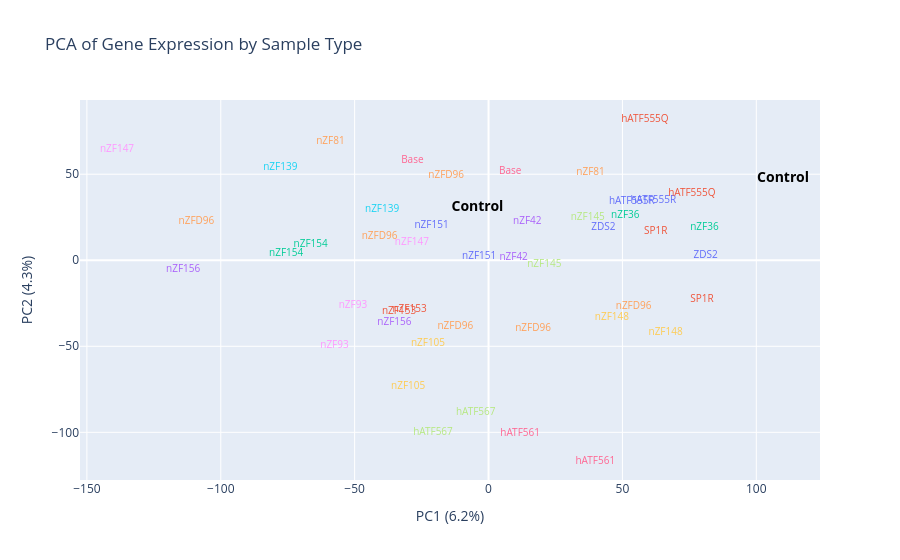

Source (notebook cell):
### Code cell
fig2 = px.scatter(
    pca_df,
    x='PC1', y='PC2',
    color='sample_type',
    text='sample_type',
    hover_name=pca_df.index,
    labels={
        'PC1': f'PC1 ({pca.explained_variance_ratio_[0]:.1%})',
        'PC2': f'PC2 ({pca.explained_variance_ratio_[1]:.1%})',
    },
    title='PCA of Gene Expression by Sample Type',
)

fig2.update_traces(mode='text')
fig2.update_layout(showlegend=False)

for trace in fig2.data:
    if trace.name == 'Control':
        trace.textfont.color = 'black'
        trace.textfont.size = 14
        trace.textfont.weight = 'bold'
    else:
        trace.textfont.color = trace.marker.color
        trace.textfont.size = 10

fig2.show()

### Figure 1 — Plotly figure (JSON) as saved in the notebook; plotly's stock layout.template omitted (floating-point values rounded to 4 significant figures)
{"data": [{"hovertemplate": "<b>%{hovertext}</b><br><br>sample_type=%{text}<br>PC1 (6.2%)=%{x}<br>PC2 (4.3%)=%{y}<extra></extra>", "hovertext": ["ZDS2_1_2_cpm", "ZDS2_1_2_cpm.1"], "legendgroup": "ZDS2", "marker": {"color": "#636efa", "symbol": "circle"}, "mode": "text", "name": "ZDS2", "orientation": "v", "showlegend": true, "text": ["ZDS2", "ZDS2"], "textfont": {"color": "#636efa", "size": 10}, "type": "scatter", "x": [81.09, 42.92], "xaxis": "x", "y": [2.983, 19.19], "yaxis": "y"}, {"hovertemplate": "<b>%{hovertext}</b><br><br>sample_type=%{text}<br>PC1 (6.2%)=%{x}<br>PC2 (4.3%)=%{y}<extra></extra>", "hovertext": ["SP1R_1_cpm", "SP1R_2_cpm"], "legendgroup": "SP1R", "marker": {"color": "#EF553B", "symbol": "circle"}, "mode": "text", "name": "SP1R", "orientation": "v", "showlegend": true, "text": ["SP1R", "SP1R"], "textfont": {"color": "#EF553B", "size": 10}, "type": "scatter", "x": [62.47, 79.72], "xaxis": "x", "y": [16.59, -22.65], "yaxis": "y"}, {"hovertemplate": "<b>%{hovertext}</b><br><br>sample_type=%{text}<br>PC1 (6.2%)=%{x}<br>PC2 (4.3%)=%{y}<extra></extra>", "hovertext": ["nZF36_1_cpm", "nZF36_2_cpm"], "legendgroup": "nZF36", "marker": {"color": "#00cc96", "symbol": "circle"}, "mode": "text", "name": "nZF36", "orientation": "v", "showlegend": true, "text": ["nZF36", "nZF36"], "textfont": {"color": "#00cc96", "size": 10}, "type": "scatter", "x": [51.09, 80.63], "xaxis": "x", "y": [25.96, 19.1], "yaxis": "y"}, {"hovertemplate": "<b>%{hovertext}</b><br><br>sample_type=%{text}<br>PC1 (6.2%)=%{x}<br>PC2 (4.3%)=%{y}<extra></extra>", "hovertext": ["nZF42_1_cpm", "nZF42_2_cpm"], "legendgroup": "nZF42", "marker": {"color": "#ab63fa", "symbol": "circle"}, "mode": "text", "name": "nZF42", "orientation": "v", "showlegend": true, "text": ["nZF42", "nZF42"], "textfont": {"color": "#ab63fa", "size": 10}, "type": "scatter", "x": [14.47, 9.367], "xaxis": "x", "y": [22.33, 1.619], "yaxis": "y"}, {"hovertemplate": "<b>%{hovertext}</b><br><br>sample_type=%{text}<br>PC1 (6.2%)=%{x}<br>PC2 (4.3%)=%{y}<extra></extra>", "hovertext": ["nZF81_1_cpm", "nZF81_2_cpm"], "legendgroup": "nZF81", "marker": {"color": "#FFA15A", "symbol": "circle"}, "mode": "text", "name": "nZF81", "orientation": "v", "showlegend": true, "text": ["nZF81", "nZF81"], "textfont": {"color": "#FFA15A", "size": 10}, "type": "scatter", "x": [-59.05, 38.1], "xaxis": "x", "y": [69.11, 51.06], "yaxis": "y"}, {"hovertemplate": "<b>%{hovertext}</b><br><br>sample_type=%{text}<br>PC1 (6.2%)=%{x}<br>PC2 (4.3%)=%{y}<extra></extra>", "hovertext": ["nZF139_1_cpm", "nZF139_2_cpm"], "legendgroup": "nZF139", "marker": {"color": "#19d3f3", "symbol": "circle"}, "mode": "text", "name": "nZF139", "orientation": "v", "showlegend": true, "text": ["nZF139", "nZF139"], "textfont": {"color": "#19d3f3", "size": 10}, "type": "scatter", "x": [-39.75, -77.78], "xaxis": "x", "y": [29.79, 53.96], "yaxis": "y"}, {"hovertemplate": "<b>%{hovertext}</b><br><br>sample_type=%{text}<br>PC1 (6.2%)=%{x}<br>PC2 (4.3%)=%{y}<extra></extra>", "hovertext": ["Base_1_cpm", "Base_2_cpm"], "legendgroup": "Base", "marker": {"color": "#FF6692", "symbol": "circle"}, "mode": "text", "name": "Base", "orientation": "v", "showlegend": true, "text": ["Base", "Base"], "textfont": {"color": "#FF6692", "size": 10}, "type": "scatter", "x": [-28.46, 8.061], "xaxis": "x", "y": [58.0, 51.33], "yaxis": "y"}, {"hovertemplate": "<b>%{hovertext}</b><br><br>sample_type=%{text}<br>PC1 (6.2%)=%{x}<br>PC2 (4.3%)=%{y}<extra></extra>", "hovertext": ["nZF145_1_cpm", "nZF145_2_cpm"], "legendgroup": "nZF145", "marker": {"color": "#B6E880", "symbol": "circle"}, "mode": "text", "name": "nZF145", "orientation": "v", "showlegend": true, "text": ["nZF145", "nZF145"], "textfont": {"color": "#B6E880", "size": 10}, "type": "scatter", "x": [20.82, 37.06], "xaxis": "x", "y": [-2.687, 24.8], "yaxis": "y"}, {"hovertemplate": "<b>%{hovertext}</b><br><br>sample_type=%{text}<br>PC1 (6.2%)=%{x}<br>PC2 (4.3%)=%{y}<extra></extra>", "hovertext": ["nZF147_1_cpm", "nZF147_2_cpm"], "legendgroup": "nZF147", "marker": {"color": "#FF97FF", "symbol": "circle"}, "mode": "text", "name": "nZF147", "orientation": "v", "showlegend": true, "text": ["nZF147", "nZF147"], "textfont": {"color": "#FF97FF", "size": 10}, "type": "scatter", "x": [-28.62, -138.8], "xaxis": "x", "y": [10.08, 64.54], "yaxis": "y"}, {"hovertemplate": "<b>%{hovertext}</b><br><br>sample_type=%{text}<br>PC1 (6.2%)=%{x}<br>PC2 (4.3%)=%{y}<extra></extra>", "hovertext": ["nZF148_1_cpm", "nZF148_2_cpm"], "legendgroup": "nZF148", "marker": {"color": "#FECB52", "symbol": "circle"}, "mode": "text", "name": "nZF148", "orientation": "v", "showlegend": true, "text": ["nZF148", "nZF148"], "textfont": {"color": "#FECB52", "size": 10}, "type": "scatter", "x": [66.12, 46.08], "xaxis": "x", "y": [-41.8, -33.43], "yaxis": "y"}, {"hovertemplate": "<b>%{hovertext}</b><br><br>sample_type=%{text}<br>PC1 (6.2%)=%{x}<br>PC2 (4.3%)=%{y}<extra></extra>", "hovertext": ["nZF151_1_cpm", "nZF151_2_cpm"], "legendgroup": "nZF151", "marker": {"color": "#636efa", "symbol": "circle"}, "mode": "text", "name": "nZF151", "orientation": "v", "showlegend": true, "text": ["nZF151", "nZF151"], "textfont": {"color": "#636efa", "size": 10}, "type": "scatter", "x": [-21.28, -3.494], "xaxis": "x", "y": [20.43, 2.02], "yaxis": "y"}, {"hovertemplate": "<b>%{hovertext}</b><br><br>sample_type=%{text}<br>PC1 (6.2%)=%{x}<br>PC2 (4.3%)=%{y}<extra></extra>", "hovertext": ["nZF153_1_cpm", "nZF153_2_cpm"], "legendgroup": "nZF153", "marker": {"color": "#EF553B", "symbol": "circle"}, "mode": "text", "name": "nZF153", "orientation": "v", "showlegend": true, "text": ["nZF153", "nZF153"], "textfont": {"color": "#EF553B", "size": 10}, "type": "scatter", "x": [-29.51, -33.41], "xaxis": "x", "y": [-28.48, -30.06], "yaxis": "y"}, {"hovertemplate": "<b>%{hovertext}</b><br><br>sample_type=%{text}<br>PC1 (6.2%)=%{x}<br>PC2 (4.3%)=%{y}<extra></extra>", "hovertext": ["nZF154_1_cpm", "nZF154_2_cpm"], "legendgroup": "nZF154", "marker": {"color": "#00cc96", "symbol": "circle"}, "mode": "text", "name": "nZF154", "orientation": "v", "showlegend": true, "text": ["nZF154", "nZF154"], "textfont": {"color": "#00cc96", "size": 10}, "type": "scatter", "x": [-75.57, -66.44], "xaxis": "x", "y": [3.831, 9.236], "yaxis": "y"}, {"hovertemplate": "<b>%{hovertext}</b><br><br>sample_type=%{text}<br>PC1 (6.2%)=%{x}<br>PC2 (4.3%)=%{y}<extra></extra>", "hovertext": ["nZF156_1_cpm", "nZF156_2_cpm"], "legendgroup": "nZF156", "marker": {"color": "#ab63fa", "symbol": "circle"}, "mode": "text", "name": "nZF156", "orientation": "v", "showlegend": true, "text": ["nZF156", "nZF156"], "textfont": {"color": "#ab63fa", "size": 10}, "type": "scatter", "x": [-114.1, -35.16], "xaxis": "x", "y": [-5.316, -35.89], "yaxis": "y"}, {"hovertemplate": "<b>%{hovertext}</b><br><br>sample_type=%{text}<br>PC1 (6.2%)=%{x}<br>PC2 (4.3%)=%{y}<extra></extra>", "hovertext": ["nZFD96_1_1_cpm", "nZFD96_1_2_cpm", "nZFD96_2_1_cpm", "nZFD96_2_2_cpm", "nZFD96_3_1_cpm", "nZFD96_3_2_cpm"], "legendgroup": "nZFD96", "marker": {"color": "#FFA15A", "symbol": "circle"}, "mode": "text", "name": "nZFD96", "orientation": "v", "showlegend": true, "text": ["nZFD96", "nZFD96", "nZFD96", "nZFD96", "nZFD96", "nZFD96"], "textfont": {"color": "#FFA15A", "size": 10}, "type": "scatter", "x": [-12.39, 16.61, 54.18, -40.69, -15.83, -109.1], "xaxis": "x", "y": [-38.74, -39.55, -26.72, 14.1, 48.99, 22.25], "yaxis": "y"}, {"hovertemplate": "<b>%{hovertext}</b><br><br>sample_type=%{text}<br>PC1 (6.2%)=%{x}<br>PC2 (4.3%)=%{y}<extra></extra>", "hovertext": ["Control_1(HSR6)", "Control_2(HSR6)"], "legendgroup": "Control", "marker": {"color": "#19d3f3", "symbol": "circle"}, "mode": "text", "name": "Control", "orientation": "v", "showlegend": true, "text": ["Control", "Control"], "textfont": {"color": "black", "size": 14, "weight": "bold"}, "type": "scatter", "x": [-4.147, 110.0], "xaxis": "x", "y": [30.53, 47.59], "yaxis": "y"}, {"hovertemplate": "<b>%{hovertext}</b><br><br>sample_type=%{text}<br>PC1 (6.2%)=%{x}<br>PC2 (4.3%)=%{y}<extra></extra>", "hovertext": ["hATF561_1_cpm", "hATF561_2_cpm"], "legendgroup": "hATF561", "marker": {"color": "#FF6692", "symbol": "circle"}, "mode": "text", "name": "hATF561", "orientation": "v", "showlegend": true, "text": ["hATF561", "hATF561"], "textfont": {"color": "#FF6692", "size": 10}, "type": "scatter", "x": [11.81, 39.87], "xaxis": "x", "y": [-100.9, -116.7], "yaxis": "y"}, {"hovertemplate": "<b>%{hovertext}</b><br><br>sample_type=%{text}<br>PC1 (6.2%)=%{x}<br>PC2 (4.3%)=%{y}<extra></extra>", "hovertext": ["hATF567_1_cpm", "hATF567_2_cpm"], "legendgroup": "hATF567", "marker": {"color": "#B6E880", "symbol": "circle"}, "mode": "text", "name": "hATF567", "orientation": "v", "showlegend": true, "text": ["hATF567", "hATF567"], "textfont": {"color": "#B6E880", "size": 10}, "type": "scatter", "x": [-20.74, -4.783], "xaxis": "x", "y": [-100.3, -88.69], "yaxis": "y"}, {"hovertemplate": "<b>%{hovertext}</b><br><br>sample_type=%{text}<br>PC1 (6.2%)=%{x}<br>PC2 (4.3%)=%{y}<extra></extra>", "hovertext": ["nZF93_1_cpm", "nZF93_2_cpm"], "legendgroup": "nZF93", "marker": {"color": "#FF97FF", "symbol": "circle"}, "mode": "text", "name": "nZF93", "orientation": "v", "showlegend": true, "text": ["nZF93", "nZF93"], "textfont": {"color": "#FF97FF", "size": 10}, "type": "scatter", "x": [-57.53, -50.63], "xaxis": "x", "y": [-49.25, -26.56], "yaxis": "y"}, {"hovertemplate": "<b>%{hovertext}</b><br><br>sample_type=%{text}<br>PC1 (6.2%)=%{x}<br>PC2 (4.3%)=%{y}<extra></extra>", "hovertext": ["nZF105_1_cpm", "nZF105_2_cpm"], "legendgroup": "nZF105", "marker": {"color": "#FECB52", "symbol": "circle"}, "mode": "text", "name": "nZF105", "orientation": "v", "showlegend": true, "text": ["nZF105", "nZF105"], "textfont": {"color": "#FECB52", "size": 10}, "type": "scatter", "x": [-30.0, -22.62], "xaxis": "x", "y": [-73.41, -48.36], "yaxis": "y"}, {"hovertemplate": "<b>%{hovertext}</b><br><br>sample_type=%{text}<br>PC1 (6.2%)=%{x}<br>PC2 (4.3%)=%{y}<extra></extra>", "hovertext": ["hATF555R_1_cpm", "hATF555R_2_cpm"], "legendgroup": "hATF555R", "marker": {"color": "#636efa", "symbol": "circle"}, "mode": "text", "name": "hATF555R", "orientation": "v", "showlegend": true, "text": ["hATF555R", "hATF555R"], "textfont": {"color": "#636efa", "size": 10}, "type": "scatter", "x": [53.52, 61.53], "xaxis": "x", "y": [34.06, 34.96], "yaxis": "y"}, {"hovertemplate": "<b>%{hovertext}</b><br><br>sample_type=%{text}<br>PC1 (6.2%)=%{x}<br>PC2 (4.3%)=%{y}<extra></extra>", "hovertext": ["hATF555Q_1_cpm", "hATF555Q_2_cpm"], "legendgroup": "hATF555Q", "marker": {"color": "#EF553B", "symbol": "circle"}, "mode": "text", "name": "hATF555Q", "orientation": "v", "showlegend": true, "text": ["hATF555Q", "hATF555Q"], "textfont": {"color": "#EF553B", "size": 10}, "type": "scatter", "x": [75.93, 58.4], "xaxis": "x", "y": [38.95, 82.1], "yaxis": "y"}], "layout": {"legend": {"title": {"text": "sample_type"}, "tracegroupgap": 0}, "showlegend": false, "title": {"text": "PCA of Gene Expression by Sample Type"}, "xaxis": {"anchor": "y", "domain": [0, 1], "title": {"text": "PC1 (6.2%)"}}, "yaxis": {"anchor": "x", "domain": [0, 1], "title": {"text": "PC2 (4.3%)"}}}}
